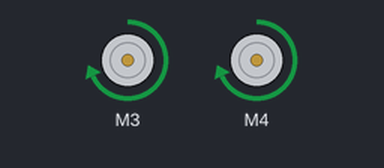
Bench run of a sketch on a simulated Arduino Uno, built with avr-gcc and run on an emulated ATmega328P. On the bench: 2 × DC motor (green arrow = forward, orange = backward, longer = faster).

Above: at 0.1 s.
Timing chart, 0 to 1.6 s (numbered marks = the images above):
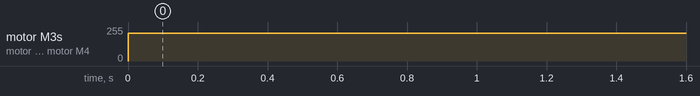

The sketch:

motor.ino
```cpp
#include <AFMotor.h>

AF_DCMotor motor_left(3);
AF_DCMotor motor_right(4);

void setup() {
  // put your setup code here, to run once:
  motor_left.setSpeed(208);
  motor_right.setSpeed(208);
  motor_left.run(FORWARD);
  motor_right.run(FORWARD);
}

void loop() {
  // put your main code here, to run repeatedly:
  /*motor_left.run(FORWARD);
  delay(2000);
  motor_left.run(RELEASE);
  delay(1000);
  motor_right.run(FORWARD);
  delay(2000);
  motor_right.run(RELEASE);
  delay(1000);*/
}
```

Measured:
- by itself, motor M3, motor M4: stopped → forward 208/255 at 0.00 s
